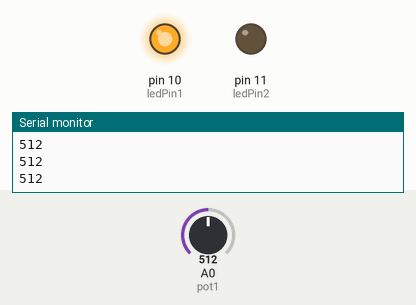
Simulated run of this sketch. Board: Arduino Uno, built with avr-gcc and run on an emulated ATmega328P. On the bench: output pins drawn as LEDs (lit = HIGH), the last lines printed to the serial monitor. Inputs (shaded band) come from the test bench; at power-on: A0 (pot1) = 512.

Above: at 1.2 s.
1.3 s: A0 (pot1) set to 504
At 2.5 s:
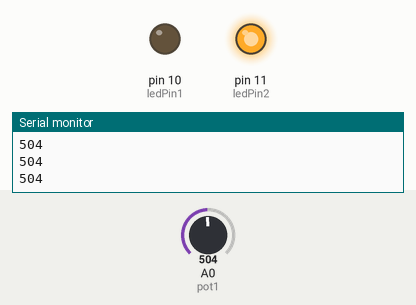
2.8 s: A0 (pot1) set to 522
At 3.7 s:
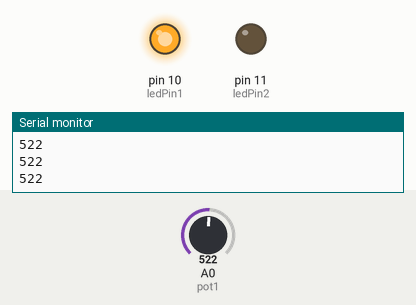
4.3 s: A0 (pot1) set to 511
At 4.8 s:
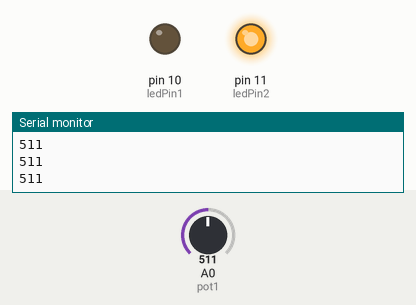
Timing chart, 0 to 7.3 s (numbered marks = the images above; inputs shaded):
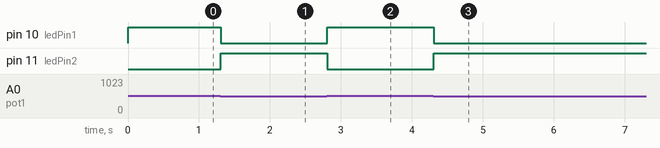

The sketch:

02-07class-Serial.ino
```cpp
int ledPin1 = 10;
int ledPin2 = 11;

//pinMode is only for digtial pin

int pot1 = A0; //potentiometer on analog pin A0
int potRead = 0;


void setup() {
  //  tell Arduino to send signal back to computer
  //   9600 is the setting the speed limit between Arduino and computer
  Serial.begin(9600);

  pinMode (ledPin1, OUTPUT);
  pinMode (ledPin2, OUTPUT);

}

void loop() {
  //  digitalWrite(ledPin1, HIGH);
  //  digitalWrite(ledPin2, HIGH);

  // analogWrite(ledPin1, 10);  //use "analog" signal instead of digital signal
  // analogWrite(ledPin2, 255);
  //0=off   255=100% full brightness
  //the result is one light is dimmer

  potRead = analogRead(pot1);
  Serial.println(potRead);

  if (potRead < 512) {  // 512 is half of 1024 (0~1023)
    analogWrite(ledPin1, 0);
    analogWrite(ledPin2, 255);
  } else {
    analogWrite(ledPin1, 255);
    analogWrite(ledPin2, 0);
  }
}
```

Measured:
- the behaviour switches between 512 and 511 on A0 (pot1) (found by bisection; images 0 and 1)
- after the input at 1.3 s, pin 10 (ledPin1): HIGH → LOW at once; pin 11 (ledPin2): LOW → HIGH at once
- after the input at 2.8 s, pin 10 (ledPin1): LOW → HIGH at once; pin 11 (ledPin2): HIGH → LOW at once
- after the input at 4.3 s, pin 10 (ledPin1): HIGH → LOW at once; pin 11 (ledPin2): LOW → HIGH at once
